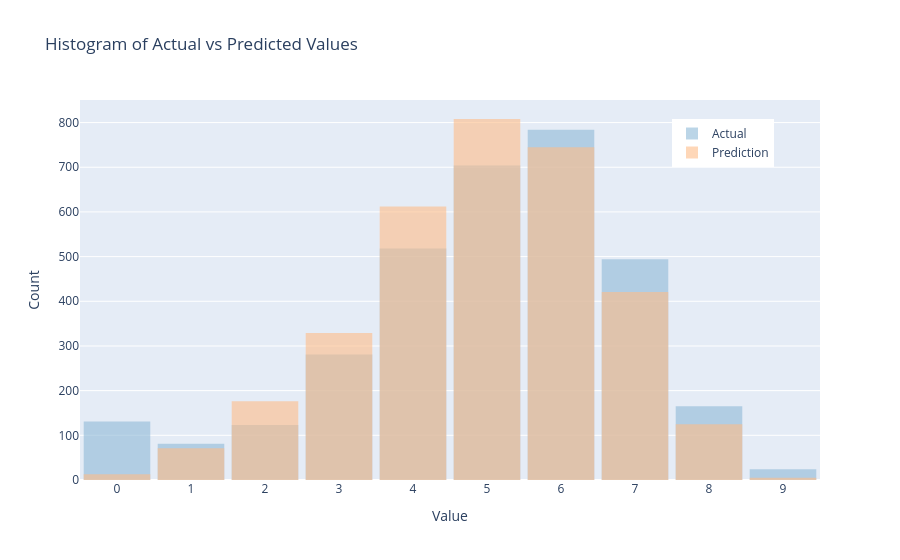

Notebook code cell kept with this figure:
### Code cell
plot_hist_plotly(results_test['actual'].cat.codes, results_test['prediction'])

### Figure 1 — Plotly figure (JSON) as saved in the notebook; plotly's stock layout.template omitted (floating-point values rounded to 4 significant figures; data arrays with more than 128 entries replaced by an {"elided": "..."} marker saying what was removed)
{"data": [{"marker": {"color": "#8fbad8"}, "name": "Actual", "opacity": 0.6, "type": "histogram", "x": {"elided": "3305 int values"}, "xbins": {"end": 9.5, "size": 1, "start": -0.5}}, {"marker": {"color": "#febd89"}, "name": "Prediction", "opacity": 0.6, "type": "histogram", "x": {"elided": "3305 int values"}, "xbins": {"end": 9.5, "size": 1, "start": -0.5}}], "layout": {"bargap": 0.1, "barmode": "overlay", "legend": {"x": 0.8, "y": 0.95}, "title": {"text": "Histogram of Actual vs Predicted Values<br>"}, "xaxis": {"dtick": 1, "tick0": 0, "tickmode": "linear", "title": {"text": "Value"}}, "yaxis": {"title": {"text": "Count"}}}}
